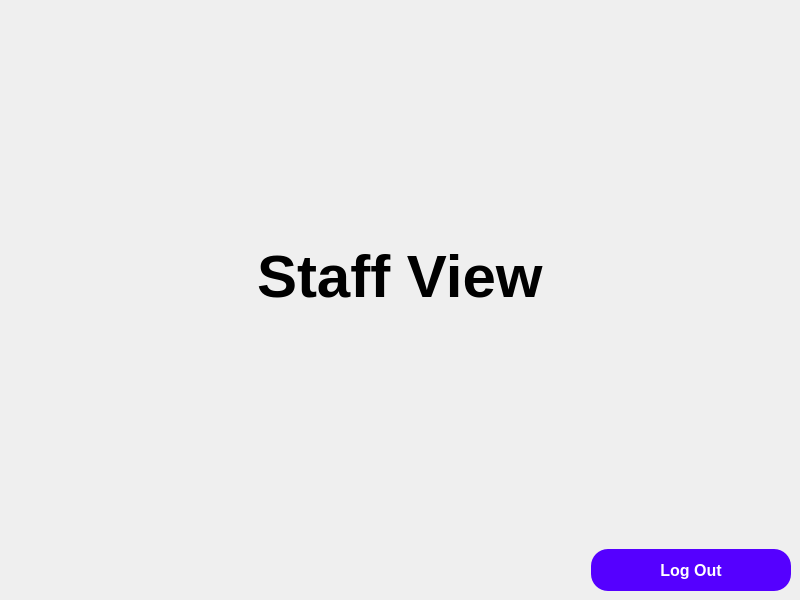
<?xml version="1.0" encoding="UTF-8"?>
<ui version="4.0">
 <class>MainWindow</class>
 <widget class="QMainWindow" name="MainWindow">
  <property name="geometry">
   <rect>
    <x>0</x>
    <y>0</y>
    <width>800</width>
    <height>600</height>
   </rect>
  </property>
  <property name="windowTitle">
   <string>MainWindow</string>
  </property>
  <widget class="QWidget" name="centralwidget">
   <layout class="QVBoxLayout" name="verticalLayout">
    <item alignment="Qt::AlignHCenter|Qt::AlignVCenter">
     <widget class="QLabel" name="label">
      <property name="font">
       <font>
        <pointsize>45</pointsize>
        <weight>75</weight>
        <bold>true</bold>
       </font>
      </property>
      <property name="text">
       <string>Staff View</string>
      </property>
     </widget>
    </item>
    <item alignment="Qt::AlignRight">
     <widget class="QPushButton" name="pushButton">
      <property name="font">
       <font>
        <pointsize>12</pointsize>
        <weight>75</weight>
        <bold>true</bold>
       </font>
      </property>
      <property name="styleSheet">
       <string notr="true">width:200px;
height: 42px;
background-color: rgb(85, 0, 255);
color: rgb(255, 255, 255);
border-radius: 17%;</string>
      </property>
      <property name="text">
       <string>Log Out</string>
      </property>
     </widget>
    </item>
   </layout>
  </widget>
 </widget>
 <resources/>
 <connections/>
</ui>
